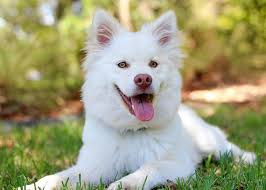
#> input picture histogram calculation/kopek.jpeg, 266 x 190 px
$ python histogram.py
#> lines starting #> are read from the running program, lines starting #| are printed output that depends on the picture
import cv2
import matplotlib.pyplot as plt

foto = cv2.imread("kopek.jpeg",0)
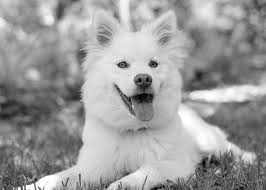
#> foto: shape (190, 266); min 0, max 255, mean 155.9
h = [0] * 256
for x in range(foto.shape[0]):
    for y in range(foto.shape[1]):
        i = foto[x, y]
        h[i] = h[i] + 1
#> after the loop, h = 256 values, max 508 at index 199, min 1 at index 4, mean 197.4

x = []
for i in range(0,256):
    x.append(i)

plt.stem(x, h)
plt.xlabel('Renk Tonları')
plt.ylabel('Piksel Sayısı')
plt.title('Görüntünün Histogramı')
plt.show()
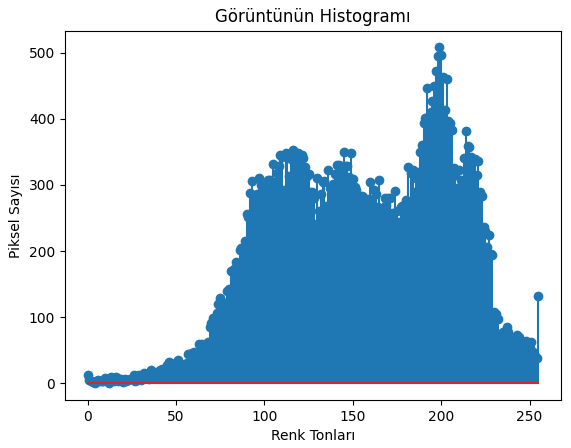
#> figure drawn by matplotlib, 1 panel; curve peaks at x = 199, y = 508
